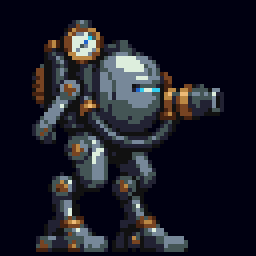
#> input picture sparkpaw/assets/enemies/drowned-native-idle-v1/walker-rgba.png, 64 x 64 px (shown 4 times larger)
$ python -i generator-v1.py   (imports and definitions only)
#> lines starting #> are read from the running program, lines starting #| are printed output that depends on the picture
"""Candidate native families, using approved pixels and precomputed joint poses.
No animation calculation on Amiga. Level 1 sheets remain untouched.
"""
import json, math
from PIL import Image, ImageDraw
from preview_drowned_enemy_walk import ROOT, IN, cut, transform, knee, walker_frames, crab_frames
from preview_drowned_enemy_actions import walker_actions, crab_actions, folded
from generate_runtime_assets import save_spbm, bitmap_mask
from preview_drowned_native import decode
# [1 line that did not run here, left out]
# [1 line that did not run here, left out]
# [1 line that did not run here, left out]
# [1 line that did not run here, left out]

def mirror(im):return im.transpose(Image.Transpose.FLIP_LEFT_RIGHT)

# [19 lines left out: functions airborne, rotor, not called in this run]

def front_pivot(src):
    # Native front-facing assembly: retain shell/tank pixel clusters, move
    # the gauge onto the centerline, and draw the two load-bearing legs.
    # No whole-pose scaling or transparent crossfade through the actor.
    out=Image.new('RGBA',src.size)
    if src.width==64:
        brace=folded(src,3)
        leg=cut(brace,(8,40,29,63))
        out.alpha_composite(leg,(2,0));out.alpha_composite(mirror(leg),(-2,0))
        # Half of the tank's curved lit surface, reflected around its front.
        panel=src.crop((20,14,34,40))
        out.alpha_composite(panel,(18,17))
        out.alpha_composite(mirror(panel),(32,17))
        pipe=src.crop((13,14,20,35))
        out.alpha_composite(pipe,(12,18));out.alpha_composite(mirror(pipe),(45,18))
        out.alpha_composite(src.crop((16,5,27,17)),(27,6))
        d=ImageDraw.Draw(out)
        # Recessed center seam and one sensor retain steel/cyan identity.
        d.line((31,23,31,35),fill=tuple(PAL[8])+(255,))
        d.line((30,26,33,26),fill=tuple(PAL[6])+(255,))
    else:
        left=cut(src,(0,6,16,24))
        out.alpha_composite(left);out.alpha_composite(mirror(left))
    return out

# [51 lines left out: functions families, indexed, main, not called in this run]
# [1 line not run here, left out]

>>> import cv2
>>> picture = cv2.imread('../drowned-native-idle-v1/walker-rgba.png', cv2.IMREAD_GRAYSCALE)
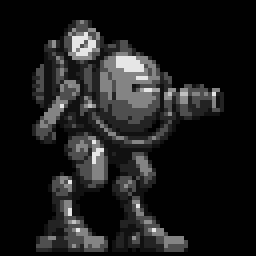
#> picture: shape (64, 64) (shown 4 times larger); min 1, max 230, mean 27.7
#> (the run stopped early here; a loop or call above may not have finished)
